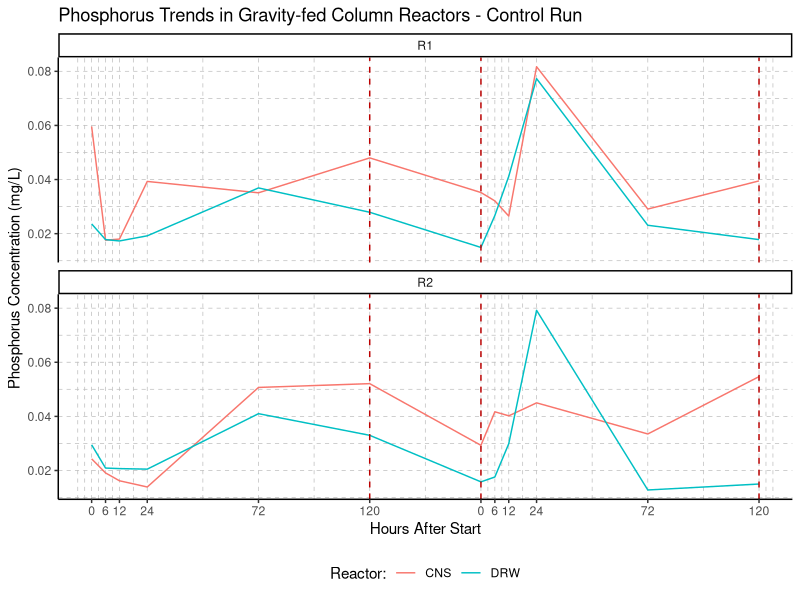
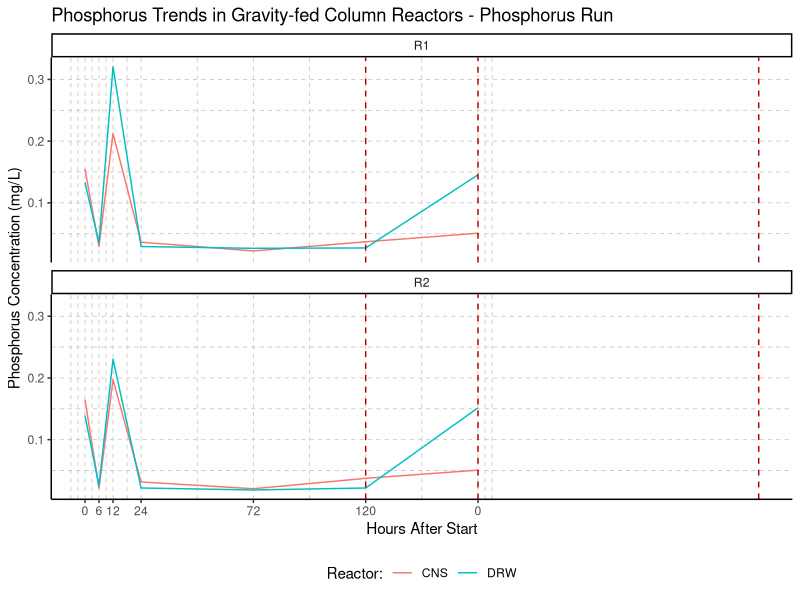

Recreate these plots in R, in order. (Note: this script raises an error after producing the figures.)
## ---- chunk 1
#install.packages("tidyverse")
library(tidyverse)
library(ggpubr)
#install.packages("psych")
library(psych)
## ---- chunk 2
icp_ic_results <- read_csv("data/GFBR_icp_ic_results.csv") %>% 
  unite(datetime, c(date, time), sep = " ", remove = FALSE) #combine date and time
## ---- chunk 3
## Subset the data
control_run <- icp_ic_results %>% 
  filter(!replicate == "STOCK") %>%
  filter(!treatment == "P") %>% 
  filter(!treatment == "P+N")

P_run <- icp_ic_results %>% 
  filter(!replicate == "STOCK") %>%
  filter(!treatment == "Control")%>% 
  filter(!treatment == "P+N")

NP_run <- icp_ic_results %>% 
  filter(!replicate == "STOCK") %>%
  filter(!treatment == "Control")%>% 
  filter(!treatment == "P")

## Control run
breaks_C <- control_run %>% 
  pull(hours_after_start) %>% 
  unique()

timepoints_C <- ifelse(breaks_C > 120, breaks_C - 168, breaks_C)

control_run %>%
  ggplot(aes(x = hours_after_start, y = P, color = reactor)) +
  geom_line() +
  scale_x_continuous(breaks = breaks_C, labels = timepoints_C) +
  facet_wrap(~replicate, ncol = 1) +
  geom_vline(xintercept = c(120, 168, 288), color="#BB0000", linetype="dashed") +
  theme_classic() +
  labs(title = "Phosphorus Trends in Gravity-fed Column Reactors - Control Run", color = "Reactor:") +
  xlab("Hours After Start") +
  ylab ("Phosphorus Concentration (mg/L)") +
  theme(legend.position = "bottom",
        panel.grid.major = element_line(color = "grey", linewidth = 0.25, linetype = 2),
        panel.grid.minor = element_line(color = "grey", linewidth = 0.25, linetype = 2))

## Phosphorus run
breaks_P <- P_run %>%
  pull(hours_after_start) %>% 
  unique()

timepoints_P <- ifelse(breaks_P > 456, breaks_P - 504, breaks_P - 336)

P_run %>%
  ggplot(aes(x = hours_after_start, y = P, color = reactor)) +
  geom_line() +
  scale_x_continuous(breaks = breaks_P, labels = timepoints_P) +
  facet_wrap(~replicate, ncol = 1) +
  geom_vline(xintercept = c(456, 504, 624), color="#BB0000", linetype="dashed") +
  theme_classic() +
  labs(title = "Phosphorus Trends in Gravity-fed Column Reactors - Phosphorus Run", color = "Reactor:") +
  xlab("Hours After Start") +
  ylab ("Phosphorus Concentration (mg/L)") +
  theme(legend.position = "bottom",
        panel.grid.major = element_line(color = "grey", linewidth = 0.25, linetype = 2),
        panel.grid.minor = element_line(color = "grey", linewidth = 0.25, linetype = 2))

## Nitrate/Phosphorus run
breaks_N <- NP_run %>%
  pull(hours_after_start) %>% 
  unique()

timepoints_N <- ifelse(breaks_N > 792, breaks_N - 840, breaks_N - 672)

NP_run %>%
  ggplot(aes(x = hours_after_start, y = P, color = reactor)) +
  geom_line() +
  scale_x_continuous(breaks = breaks_N, labels = timepoints_N) +
  facet_wrap(~replicate, ncol = 1) +
  geom_vline(xintercept = c(792, 840, 960), color="#BB0000", linetype="dashed") +
  theme_classic() +
  labs(title = "Phosphorus Trends in Gravity-fed Column Reactors - Nitrate/Phosphorus Run", color = "Reactor:") +
  xlab("Hours After Start") +
  ylab ("Phosphorus Concentration (mg/L)") +
  theme(legend.position = "bottom",
        panel.grid.major = element_line(color = "grey", linewidth = 0.25, linetype = 2),
        panel.grid.minor = element_line(color = "grey", linewidth = 0.25, linetype = 2))
## ---- chunk 4
## average the reps together
rep_mean_results <- icp_ic_results %>% 
  mutate(P_adj = ifelse(P < 0, 0, P)) %>% 
  group_by(names) %>% 
  mutate(mean_Al = mean(Al),
         mean_Ca = mean(Ca),
         mean_Fe = mean(Fe),
         mean_Mg = mean(Mg),
         mean_Mn = mean(Mn),
         mean_P = mean(P_adj),
         mean_S = mean(S),
         mean_Cl = mean(Cl),
         mean_NO2 = mean(NO2),
         mean_NO3 = mean(NO3),
         mean_PO4 = mean(PO4),
         mean_SO4 = mean(SO4)) %>% 
  ungroup() %>% 
  select(!c(sample_id, ICP_IC_batch, replicate, initial_p, initial_no3, Al, Ca, Fe, Mg, Mn, P, P_adj, S, Cl, NO2, NO3, PO4, SO4)) %>% 
  distinct(.keep_all = TRUE)

## pull out stock measurements
stock_samples <- rep_mean_results %>% 
  filter(reactor == "STOCK") %>% 
  select(names, cycle, treatment, datetime, mean_Al, mean_Ca, mean_Fe, mean_Mg, mean_Mn, mean_P, mean_S, mean_Cl, mean_NO2, mean_NO3, mean_PO4, mean_SO4)

stock_P <- stock_samples %>% 
  select(cycle, treatment, mean_P) %>% 
  rename("initial_P" = "mean_P")

## subset the average data and create an initial P column using the stock checks
mean_controlrun <- rep_mean_results %>%
  filter(!reactor == "STOCK") %>%
  filter(!treatment == "P") %>% 
  filter(!treatment == "P+N") %>% 
  mutate(initial_p = ifelse(cycle == 1, 0.0164, 0.0123)) %>% 
  mutate(initial_p = ifelse(reactor == "CNS", 0.0164, initial_p))

mean_Prun <- rep_mean_results %>% 
  filter(!reactor == "STOCK") %>%
  filter(!treatment == "Control")%>% 
  filter(!treatment == "P+N") %>% 
  mutate(initial_p = ifelse(cycle == 1, 0.250, 0.234)) %>% 
  mutate(initial_p = ifelse(reactor == "CNS", 0.250, initial_p))

mean_NPrun <- rep_mean_results %>% 
  filter(!reactor == "STOCK") %>%
  filter(!treatment == "Control")%>% 
  filter(!treatment == "P") %>% 
  mutate(initial_p = ifelse(cycle == 1, 0.188, 0.152)) %>% 
  mutate(initial_p = ifelse(reactor == "CNS", 0.188, initial_p))

## put the subsets back together into one dataset
tidyset <- rbind(mean_controlrun, mean_Prun, mean_NPrun) %>%
  rename(Al = mean_Al,
         Ca = mean_Ca,
         Fe = mean_Fe,
         Mg = mean_Mg,
         Mn = mean_Mn,
         P = mean_P,
         S = mean_S,
         Cl = mean_Cl,
         NO2 = mean_NO2,
         NO3 = mean_NO3,
         PO4 = mean_PO4,
         SO4 = mean_SO4) %>%
  mutate(decreaseP = ifelse(initial_p > P, TRUE, FALSE)) %>% 
  mutate(P_removal = initial_p - P) %>%
  mutate(pct_P_removal = ((initial_p - P)/initial_p) * 100)

write.csv(tidyset, file = "data/RNA/nutrient_conc.csv")

breaks <- tidyset %>%
  pull(hours_after_start) %>% 
  unique()

timepoints <- c(timepoints_C, timepoints_P, timepoints_N)

tidyset %>% 
  ggplot(aes(x = hours_after_start, y = pct_P_removal, color = reactor)) + 
  geom_line() +
  scale_x_continuous(breaks = breaks, labels = timepoints) +
  #facet_wrap(~treatment, ncol = 1) +
  geom_vline(xintercept = c(120, 168, 288, 336, 456, 504, 624, 672, 792, 840, 960), color="#BB0000", linetype="dashed") +
  theme_classic() +
  labs(color = "Reactor:") +
  xlab("Hours After Start") +
  ylab ("% Phosphorus Removed") +
  theme(legend.position = "bottom",
        panel.grid.major = element_line(color = "grey", linewidth = 0.25, linetype = 2),
        panel.grid.minor = element_line(color = "grey", linewidth = 0.25, linetype = 2))
## This plot is a little weird because somehow all of the control samples had a higher P concentration than what it started with
## Were the woodchips still leaching P into the water from the field bioreactor?
## ---- chunk 5
# Full plot
tidyset %>%
  filter(!reactor == "STOCK") %>%
  ggplot(aes(x = hours_after_start, y = P, color = reactor)) + 
  geom_line() +
  scale_x_continuous(breaks = breaks, labels = timepoints) +
  #facet_wrap(~treatment, ncol = 1) +
  geom_vline(xintercept = c(120, 168, 288, 336, 456, 504, 624, 672, 792, 840, 960), color = "#BB0000", linetype = "dashed") +
  theme_classic() +
  labs(color = "Reactor:") +
  xlab("Hours After Start") +
  ylab ("Phosphorus Concentration (mg/L)") +
  theme(legend.position = "bottom",
        panel.grid.major = element_line(color = "grey", linewidth = 0.25, linetype = 2),
        panel.grid.minor = element_line(color = "grey", linewidth = 0.25, linetype = 2))

# Control plot
control_plot <- tidyset %>%
  filter(!reactor == "STOCK") %>%
  filter(treatment == "Control") %>%
  ggplot(aes(x = hours_after_start, y = P, color = reactor)) + 
  geom_line(size = 1) +
  scale_x_continuous(breaks = breaks_C, labels = timepoints_C) +
  #facet_wrap(~treatment, ncol = 1) +
  geom_vline(xintercept = c(120, 168, 288), color="#BB0000", linetype="dashed") +
  theme_classic() +
  labs(color = "Reactor:", title = "Control") +
  ylim(c(0,0.3)) +
  xlab("Hours After Start") +
  ylab ("P Concentration (mg/L)") +
  theme(legend.position = "bottom",
        plot.margin = unit(c(1,1,1,1), "cm"),
        panel.grid.major = element_line(color = "grey", linewidth = 0.25, linetype = 2),
        panel.grid.minor = element_line(color = "grey", linewidth = 0.25, linetype = 2),
        axis.text = element_text(size = 15), 
        axis.title = element_text(size = 15), 
        legend.text = element_text(size = 15), 
        legend.title = element_text(size = 15), 
        strip.text = element_text(size = 15),
        plot.title = element_text(size = 15))

# P plot
P_plot <- tidyset %>%
  filter(!reactor == "STOCK") %>%
  filter(treatment == "P") %>%
  ggplot(aes(x = hours_after_start, y = P, color = reactor)) + 
  geom_line(size = 1) +
  scale_x_continuous(breaks = breaks_P, labels = timepoints_P) +
  #facet_wrap(~treatment, ncol = 1) +
  geom_vline(xintercept = c(456, 504, 624), color="#BB0000", linetype="dashed") +
  theme_classic() +
  labs(color = "Reactor:", title = "P") +
  ylim(c(0,0.3)) +
  xlab("Hours After Start") +
  ylab ("P Concentration (mg/L)") +
  theme(legend.position = "bottom",
        plot.margin = unit(c(1,1,1,1), "cm"),
        panel.grid.major = element_line(color = "grey", linewidth = 0.25, linetype = 2),
        panel.grid.minor = element_line(color = "grey", linewidth = 0.25, linetype = 2),
        axis.text = element_text(size = 15), 
        axis.title = element_text(size = 15), 
        legend.text = element_text(size = 15), 
        legend.title = element_text(size = 15), 
        strip.text = element_text(size = 15),
        plot.title = element_text(size = 15))

# N/P plot
NP_plot <- tidyset %>%
  filter(!reactor == "STOCK") %>%
  filter(treatment == "P+N") %>%
  ggplot(aes(x = hours_after_start, y = P, color = reactor)) + 
  geom_line(size = 1) +
  scale_x_continuous(breaks = breaks_N, labels = timepoints_N) +
  #facet_wrap(~treatment, ncol = 1) +
  geom_vline(xintercept = c(792, 840, 960), color="#BB0000", linetype="dashed") +
  theme_classic() +
  labs(color = "Reactor:", title = "P+N") +
  ylim(c(0,0.3)) +
  xlab("Hours After Start") +
  ylab ("P Concentration (mg/L)") +
  theme(legend.position = "bottom",
        plot.margin = unit(c(1,1,1,1), "cm"),
        panel.grid.major = element_line(color = "grey", linewidth = 0.25, linetype = 2),
        panel.grid.minor = element_line(color = "grey", linewidth = 0.25, linetype = 2),
        axis.text = element_text(size = 15), 
        axis.title = element_text(size = 15), 
        legend.text = element_text(size = 15), 
        legend.title = element_text(size = 15), 
        strip.text = element_text(size = 15),
        plot.title = element_text(size = 15))

ggarrange(control_plot, P_plot, NP_plot, ncol = 1, 
          hjust = -5, vjust = 1.5,
          common.legend = TRUE)
## ---- chunk 6
# Control plot
tidyset %>%
  filter(treatment == "Control") %>%
  pivot_longer(cols = c(Al, Ca, Fe, Mg, Mn, P, S, Cl, NO2, NO3, PO4, SO4), 
               names_to = "chemical", values_to = "concentration") %>%
  ggplot(aes(x = hours_after_start, y = concentration, color = reactor)) + 
  geom_line() +
  facet_wrap(~chemical, ncol = 4, nrow = 3, scales = "free") +
  scale_x_continuous(breaks = breaks_C, labels = timepoints_C) +
  geom_vline(xintercept = c(120, 168, 288), color="#BB0000", linetype="dashed") +
  theme_classic() +
  labs(color = "Reactor:") +
  xlab("Hours After Start") +
  ylab ("Concentration (mg/L)") +
  theme(legend.position = "bottom",
        plot.margin = unit(c(0.5,0.5,0.5,0.5), "cm"),
        panel.grid.major = element_line(color = "grey", linewidth = 0.25, linetype = 2),
        panel.grid.minor = element_line(color = "grey", linewidth = 0.25, linetype = 2))

# P run plot
tidyset %>%
  filter(treatment == "P") %>%
  pivot_longer(cols = c(Al, Ca, Fe, Mg, Mn, P, S, Cl, NO2, NO3, PO4, SO4), 
               names_to = "chemical", values_to = "concentration") %>%
  ggplot(aes(x = hours_after_start, y = concentration, color = reactor)) + 
  geom_line() +
  facet_wrap(~chemical, ncol = 4, nrow = 3, scales = "free") +
  scale_x_continuous(breaks = breaks_P, labels = timepoints_P) +
  geom_vline(xintercept = c(456, 504, 624), color="#BB0000", linetype="dashed") +
  theme_classic() +
  labs(color = "Reactor:") +
  xlab("Hours After Start") +
  ylab ("Concentration (mg/L)") +
  theme(legend.position = "bottom",
        plot.margin = unit(c(0.5,0.5,0.5,0.5), "cm"),
        panel.grid.major = element_line(color = "grey", linewidth = 0.25, linetype = 2),
        panel.grid.minor = element_line(color = "grey", linewidth = 0.25, linetype = 2))

# NP run plot
tidyset %>%
  filter(treatment == "P+N") %>%
  pivot_longer(cols = c(Al, Ca, Fe, Mg, Mn, P, S, Cl, NO2, NO3, PO4, SO4), 
               names_to = "chemical", values_to = "concentration") %>%
  ggplot(aes(x = hours_after_start, y = concentration, color = reactor)) + 
  geom_line() +
  facet_wrap(~chemical, ncol = 4, nrow = 3, scales = "free") +
  scale_x_continuous(breaks = breaks_N, labels = timepoints_N) +
  geom_vline(xintercept = c(792, 840, 960), color="#BB0000", linetype="dashed") +
  theme_classic() +
  labs(color = "Reactor:") +
  xlab("Hours After Start") +
  ylab ("Concentration (mg/L)") +
  theme(legend.position = "bottom",
        plot.margin = unit(c(0.5,0.5,0.5,0.5), "cm"),
        panel.grid.major = element_line(color = "grey", linewidth = 0.25, linetype = 2),
        panel.grid.minor = element_line(color = "grey", linewidth = 0.25, linetype = 2))
## ---- chunk 7
C_CNS_corr <- tidyset %>% 
  filter(treatment == "Control") %>%
  filter(reactor == "CNS") %>% 
  select(c(Al, Ca, Fe, Mg, Mn, P, S, Cl, NO2, NO3, PO4, SO4, initial_p, P_removal, pct_P_removal)) #%>% 
  #select(!c(mean_NO2, mean_PO4)) # columns are all 0, remove to avoid issues with correlation analysis

C_DRW_corr <- tidyset %>% 
  filter(treatment == "Control") %>%
  filter(reactor == "DRW") %>% 
  select(c(Al, Ca, Fe, Mg, Mn, P, S, Cl, NO2, NO3, PO4, SO4, initial_p, P_removal, pct_P_removal)) #%>% 
  #select(!c(mean_NO2, mean_PO4)) # columns are all 0, remove to avoid issues with correlation analysis

P_CNS_corr <- tidyset %>% 
  filter(treatment == "P") %>% 
  filter(reactor == "CNS") %>% 
  select(c(Al, Ca, Fe, Mg, Mn, P, S, Cl, NO2, NO3, PO4, SO4, initial_p, P_removal, pct_P_removal))

P_DRW_corr <- tidyset %>% 
  filter(treatment == "P") %>% 
  filter(reactor == "DRW") %>% 
  select(c(Al, Ca, Fe, Mg, Mn, P, S, Cl, NO2, NO3, PO4, SO4, initial_p, P_removal, pct_P_removal))

N_CNS_corr <- tidyset %>% 
  filter(treatment == "P+N") %>% 
  filter(reactor == "CNS") %>%
  select(c(Al, Ca, Fe, Mg, Mn, P, S, Cl, NO2, NO3, PO4, SO4, initial_p, P_removal, pct_P_removal))

N_DRW_corr <- tidyset %>% 
  filter(treatment == "P+N") %>% 
  filter(reactor == "DRW") %>%
  select(c(Al, Ca, Fe, Mg, Mn, P, S, Cl, NO2, NO3, PO4, SO4, initial_p, P_removal, pct_P_removal))

# Correlation plot for all elements/compounds (use spearman since it's nonparametric and does not have assumptions about distribution)
pairs.panels(C_CNS_corr, method = "spearman", stars = TRUE) + mtext("Control - CNS", side = 3, line = 4)
pairs.panels(C_DRW_corr, method = "spearman", stars = TRUE) + mtext("Control - DRW", side = 3, line = 4)
pairs.panels(P_CNS_corr, method = "spearman", stars = TRUE) + mtext("P treatment - CNS", side = 3, line = 4)
pairs.panels(P_DRW_corr, method = "spearman", stars = TRUE) + mtext("P treatment - DRW", side = 3, line = 4)
pairs.panels(N_CNS_corr, method = "spearman", stars = TRUE) + mtext("P+N treatment - CNS", side = 3, line = 4)
pairs.panels(N_DRW_corr, method = "spearman", stars = TRUE) + mtext("P+N treatment - DRW", side = 3, line = 4)

# Run correlation individually:
cor(P_correlation[,unlist(lapply(P_correlation, is.numeric))])

cor.test(P_correlation$mean_P, P_correlation$mean_Fe, method = "spearman")
### p value = 0.2127
## ---- chunk 8
library("lme4")

model_treatment <- glm(formula = mean_P ~ treatment, data = tidyset)
summary(model_treatment)

model_reactor <- glm(formula = mean_P ~ reactor, data = tidyset)
summary(model_reactor)

model <- glm(formula = mean_P ~ reactor + treatment, data = tidyset)
summary(model)
